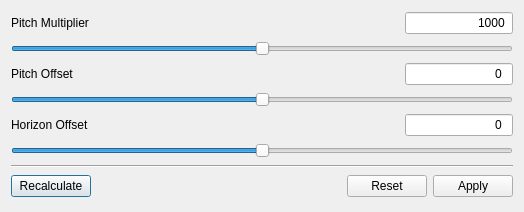
<?xml version="1.0" encoding="UTF-8"?>
<ui version="4.0">
 <class>parameterDialog</class>
 <widget class="QDialog" name="parameterDialog">
  <property name="geometry">
   <rect>
    <x>0</x>
    <y>0</y>
    <width>524</width>
    <height>212</height>
   </rect>
  </property>
  <property name="windowTitle">
   <string>Dialog</string>
  </property>
  <layout class="QVBoxLayout" name="verticalLayout" stretch="1,0,1,0,1,0,0,0">
   <item>
    <layout class="QHBoxLayout" name="horizontalLayout_2" stretch="0,1,0">
     <item>
      <widget class="QLabel" name="labelPitchMulti">
       <property name="text">
        <string>Pitch Multiplier</string>
       </property>
      </widget>
     </item>
     <item>
      <spacer name="horizontalSpacer_2">
       <property name="orientation">
        <enum>Qt::Horizontal</enum>
       </property>
       <property name="sizeHint" stdset="0">
        <size>
         <width>40</width>
         <height>20</height>
        </size>
       </property>
      </spacer>
     </item>
     <item>
      <widget class="QLineEdit" name="lineEditPitchMulti">
       <property name="inputMask">
        <string>#0000</string>
       </property>
       <property name="text">
        <string>1000</string>
       </property>
       <property name="alignment">
        <set>Qt::AlignRight|Qt::AlignTrailing|Qt::AlignVCenter</set>
       </property>
      </widget>
     </item>
    </layout>
   </item>
   <item>
    <widget class="QSlider" name="horizontalSliderPitchMulti">
     <property name="minimum">
      <number>0</number>
     </property>
     <property name="maximum">
      <number>2000</number>
     </property>
     <property name="value">
      <number>1000</number>
     </property>
     <property name="orientation">
      <enum>Qt::Horizontal</enum>
     </property>
    </widget>
   </item>
   <item>
    <layout class="QHBoxLayout" name="horizontalLayout_3" stretch="0,1,0">
     <item>
      <widget class="QLabel" name="labelPitchOffset">
       <property name="text">
        <string>Pitch Offset</string>
       </property>
      </widget>
     </item>
     <item>
      <spacer name="horizontalSpacer_3">
       <property name="orientation">
        <enum>Qt::Horizontal</enum>
       </property>
       <property name="sizeHint" stdset="0">
        <size>
         <width>40</width>
         <height>20</height>
        </size>
       </property>
      </spacer>
     </item>
     <item>
      <widget class="QLineEdit" name="lineEditPitchOffset">
       <property name="inputMask">
        <string>#09</string>
       </property>
       <property name="text">
        <string>0</string>
       </property>
       <property name="alignment">
        <set>Qt::AlignRight|Qt::AlignTrailing|Qt::AlignVCenter</set>
       </property>
      </widget>
     </item>
    </layout>
   </item>
   <item>
    <widget class="QSlider" name="horizontalSliderPitchOffset">
     <property name="minimum">
      <number>-30</number>
     </property>
     <property name="maximum">
      <number>30</number>
     </property>
     <property name="value">
      <number>0</number>
     </property>
     <property name="sliderPosition">
      <number>0</number>
     </property>
     <property name="orientation">
      <enum>Qt::Horizontal</enum>
     </property>
    </widget>
   </item>
   <item>
    <layout class="QHBoxLayout" name="horizontalLayout_4" stretch="0,1,0">
     <item>
      <widget class="QLabel" name="labelHorizonFuzzy">
       <property name="text">
        <string>Horizon Offset</string>
       </property>
      </widget>
     </item>
     <item>
      <spacer name="horizontalSpacer_4">
       <property name="orientation">
        <enum>Qt::Horizontal</enum>
       </property>
       <property name="sizeHint" stdset="0">
        <size>
         <width>40</width>
         <height>20</height>
        </size>
       </property>
      </spacer>
     </item>
     <item>
      <widget class="QLineEdit" name="lineEditHorizonFuzzy">
       <property name="inputMask">
        <string extracomment="0">#09</string>
       </property>
       <property name="text">
        <string>0</string>
       </property>
       <property name="alignment">
        <set>Qt::AlignRight|Qt::AlignTrailing|Qt::AlignVCenter</set>
       </property>
      </widget>
     </item>
    </layout>
   </item>
   <item>
    <widget class="QSlider" name="horizontalSliderHorizonFuzzy">
     <property name="minimum">
      <number>-25</number>
     </property>
     <property name="maximum">
      <number>25</number>
     </property>
     <property name="singleStep">
      <number>1</number>
     </property>
     <property name="pageStep">
      <number>5</number>
     </property>
     <property name="orientation">
      <enum>Qt::Horizontal</enum>
     </property>
    </widget>
   </item>
   <item>
    <widget class="Line" name="line">
     <property name="orientation">
      <enum>Qt::Horizontal</enum>
     </property>
    </widget>
   </item>
   <item>
    <layout class="QHBoxLayout" name="horizontalLayout" stretch="0,1,0,0">
     <item>
      <widget class="QPushButton" name="pushButtonRecalculate">
       <property name="text">
        <string>Recalculate</string>
       </property>
       <property name="icon">
        <iconset resource="icons.qrc">
         <normaloff>:/icons/function-square.svg</normaloff>:/icons/function-square.svg</iconset>
       </property>
      </widget>
     </item>
     <item>
      <spacer name="horizontalSpacer">
       <property name="orientation">
        <enum>Qt::Horizontal</enum>
       </property>
       <property name="sizeHint" stdset="0">
        <size>
         <width>40</width>
         <height>20</height>
        </size>
       </property>
      </spacer>
     </item>
     <item>
      <widget class="QPushButton" name="pushButtonReset">
       <property name="text">
        <string>Reset</string>
       </property>
       <property name="icon">
        <iconset resource="icons.qrc">
         <normaloff>:/icons/refresh-ccw.svg</normaloff>:/icons/refresh-ccw.svg</iconset>
       </property>
      </widget>
     </item>
     <item>
      <widget class="QPushButton" name="pushButtonApply">
       <property name="text">
        <string>Apply</string>
       </property>
       <property name="icon">
        <iconset resource="icons.qrc">
         <normaloff>:/icons/check-circle.svg</normaloff>:/icons/check-circle.svg</iconset>
       </property>
      </widget>
     </item>
    </layout>
   </item>
  </layout>
 </widget>
 <resources>
  <include location="icons.qrc"/>
 </resources>
 <connections/>
</ui>
